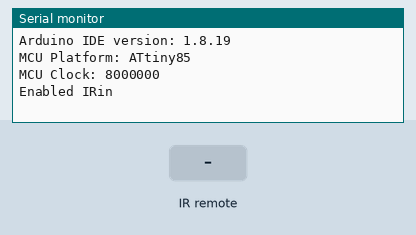
Recording of a sketch running on a simulated ATtiny85, built with avr-gcc and run on an emulated ATtiny85. On the bench: the last lines printed to the serial monitor. The test bench sets the inputs (shaded band).

Above: at 1.2 s.
1.3 s: infrared code 0xFF5AA5 received
At 2.5 s:
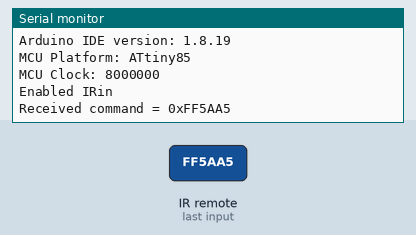
2.8 s: infrared code 0xFF10EF received
At 3.7 s:
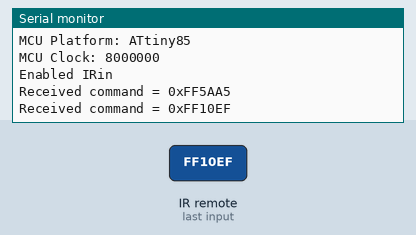
4.3 s: infrared code 0xFF18E7 received
At 4.9 s:
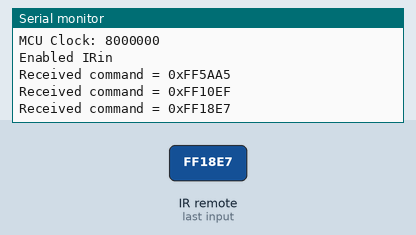
5.8 s: infrared code 0xFF4AB5 received
At 7.0 s:
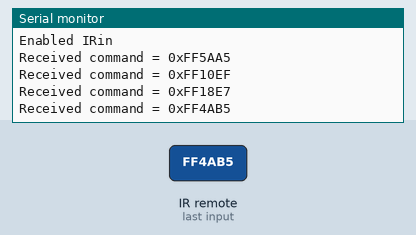
7.3 s: infrared code 0xFF38C7 received
At 8.3 s:
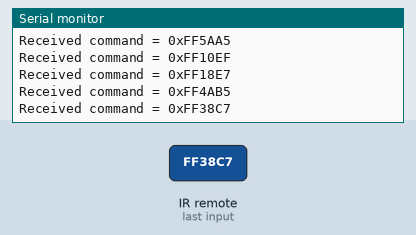

Measured:
- after the input at 1.3 s, the serial monitor: prints a new line at once (image 1)
- after the input at 2.8 s, the serial monitor: prints a new line at once (image 2)
- after the input at 4.3 s, the serial monitor: prints a new line at once (image 3)
- after the input at 5.8 s, the serial monitor: prints a new line at once (image 4)
- after the input at 7.3 s, the serial monitor: prints a new line at once (image 5)

The sketch:

IR_Remote_PWM_control.ino
```cpp
// !!! https://arduino.ru/Reference/AnalogWrite
// https://arduino-tex.ru/news/33/ky-008-lazernyi-modul-podklyuchenie-k-arduino.html
// https://xn--18-6kcdusowgbt1a4b.xn--p1ai/%D0%BB%D0%B0%D0%B7%D0%B5%D1%80%D0%BD%D1%8B%D0%B9-%D0%BC%D0%BE%D0%B4%D1%83%D0%BB%D1%8C-%D0%B0%D1%80%D0%B4%D1%83%D0%B8%D0%BD%D0%BE/

/* ПОВТОР ТЕОРИИ
// Порт для включения лазерного светодиода можно менять
// !!! но только на аналоговый выход с поддержкой ШИМ     // другие порты горят статично (на ЛД высокий(5В) и низкий(0В) уровни только)

// Уменьшая задержку (DELAY_LD) и аналоговый итератор (ANALOG_ITERATOR) будет мигать быстрее, вплоть до неотличимого мигания

// Выдает аналоговую величину (ШИМ волну) на порт вход/выхода.
// Функция может быть полезна для управления яркостью подключенного светодиода или скоростью электродвигателя.
// После вызова analogWrite() на выходе будет генерироваться постоянная прямоугольная волна с заданной шириной импульса до следующего вызова analogWrite
// (или вызова digitalWrite или digitalRead на том же порту вход/выхода). Частота ШИМ сигнала приблизительно 490 Hz
*/

#include "IRremote.h"             // библиотека для ИК-модуля
#include "stdint.h"
#include "IR_OnOff_LD.h"          // библиотека с информацией о МК

#define LASER        10           // Порт к которому подключен лазерный диод
#define IR_MODULE    5            // Порт к которому подключен ИК-приёмник

#define RIGHT        0xFF5AA5     // Код команды пульта:
#define LEFT         0xFF10EF     // Код команды пульта:
#define UP           0xFF18E7     // Код команды пульта:
#define DOWN         0xFF4AB5     // Код команды пульта:
#define OK           0xFF38C7     // Код команды пульта: ВКЛ/ВЫКЛ лазера

IRrecv irrecv(IR_MODULE);         // Обозначаем вывод, к которому подключен приемник
decode_results results;           // задаём переменную, в которую летят коды от пульта

bool START = 0;                   // Состояние лазера (изначально выкл)
uint8_t DELAY_LD        = 1;      // управление скоростью включения/выключения
uint8_t ANALOG_ITERATOR = 100;    // 0...255

void setup()
{
  pinMode(LASER, OUTPUT);         // инициализируем Pin10 как выход
  Serial.begin(9600);             // включение монитора порта (CTRL+SHIFT+M)
  dumpArduinoIDE();               // выводит активную версию софта
  dumpPlatform();                 // выводит тип МК
  dumpClock();                    // выводит частоту микроконтроллера в монитор порта

  irrecv.enableIRIn();            // запускаем приёмник IR
  Serial.println("Enabled IRin"); // сигнал о готовности модуля ИК-приёмника
}

void loop()
{
  if (irrecv.decode(&results))
  {
    Serial.print("Received command = 0x");
    Serial.println(results.value, HEX); // выводим полученные данные на монитор порта
    switch (results.value)              // обработка полученной команды
    {
      case RIGHT:
        DELAY_LD++;
        break;
      case LEFT:
        if(DELAY_LD == 0)
          NOP;
        else
          DELAY_LD--;
        break;
      case UP:
        if(ANALOG_ITERATOR == 255)
          NOP;
        else
          ANALOG_ITERATOR++;
        break;
      case DOWN:
        if(ANALOG_ITERATOR == 0)
          NOP;
        else
          ANALOG_ITERATOR--;
        break;
      case OK:
        START = !START;                 // лазер меняет своё состояние (ВКЛ/ВЫКЛ)
        break;
      default:
        digitalWrite(LASER, LOW);
        break;
    }
  }
  if (START)
  {
    analogWrite(LASER, ANALOG_ITERATOR);
    delay(DELAY_LD);
    irrecv.resume();
    if (irrecv.decode(&results))
      START = 0;
  }
  irrecv.resume(); // Ждем следующее значение от пульта ДУ
}
```

IR_OnOff_LD.h
```cpp
#define NOP __asm__("nop")

void dumpClock() {
#if defined(F_CPU)
    Serial.print(F("MCU Clock: "));
    Serial.println(F_CPU);
#endif
}

void dumpArduinoIDE() {
    Serial.print(F("Arduino IDE version: "));
    Serial.print(ARDUINO / 10000);
    Serial.write('.');
    Serial.print((ARDUINO % 10000) / 100);
    Serial.write('.');
    Serial.println(ARDUINO % 100);
}
void dumpPlatform() {
    Serial.print(F("MCU Platform: "));

#if defined(__AVR_ATmega8__)
  Serial.println(F("Atmega8"));
#elif defined(__AVR_ATmega16__)
    Serial.println(F("ATmega16"));
#elif defined(__AVR_ATmega32__)
  Serial.println(F("ATmega32"));
#elif defined(__AVR_ATmega32U4__)
  Serial.println(F("Arduino Leonardo / Yun / Teensy 1.0 / ATmega32U4"));
#elif defined(__AVR_ATmega48__) || defined(__AVR_ATmega48P__)
  Serial.println(F("ATmega48"));
#elif defined(__AVR_ATmega64__)
  Serial.println(F("ATmega64"));
#elif defined(__AVR_ATmega88__) || defined(__AVR_ATmega88P__)
  Serial.println(F("ATmega88"));
#elif defined(__AVR_ATmega162__)
  Serial.println(F("ATmega162"));
#elif defined(__AVR_ATmega164A__) || defined(__AVR_ATmega164P__)
  Serial.println(F("ATmega164"));
#elif defined(__AVR_ATmega324P__) || defined(__AVR_ATmega324A__) || defined(__AVR_ATmega324PA__)
  Serial.println(F("ATmega324"));

#elif defined(__AVR_ATmega644__) || defined(__AVR_ATmega644P__)
  Serial.println(F("ATmega644"));
#elif defined(__AVR_ATmega1280__)
  Serial.println(F("Arduino Mega1280"));
#elif defined(__AVR_ATmega1281__)
  Serial.println(F("ATmega1281"));
#elif defined(__AVR_ATmega1284__) || defined(__AVR_ATmega1284P__)
  Serial.println(F("ATmega1284"));
#elif defined(__AVR_ATmega2560__)
  Serial.println(F("Arduino Mega2560"));
#elif defined(__AVR_ATmega2561__)
  Serial.println(F("ATmega2561"));

#elif defined(__AVR_ATmega8515__)
  Serial.println(F("ATmega8515"));
#elif defined(__AVR_ATmega8535__)
  Serial.println(F("ATmega8535"));

#elif defined(__AVR_AT90USB162__)
  Serial.println(F("Teensy 1.0 / AT90USB162"));
  // Teensy 2.0
#elif defined(__MK20DX128__) || defined(__MK20DX256__)
  Serial.println(F("Teensy 3.0 / Teensy 3.1 / MK20DX128 / MK20DX256"));
#elif defined(__MKL26Z64__)
  Serial.println(F("Teensy-LC / MKL26Z64"));
#elif defined(__AVR_AT90USB646__)
  Serial.println(F("Teensy++ 1.0 / AT90USB646"));
#elif defined(__AVR_AT90USB1286__)
  Serial.println(F("Teensy++ 2.0 / AT90USB1286"));

#elif defined(__AVR_ATtiny84__)
  Serial.println(F("ATtiny84"));
#elif defined(__AVR_ATtiny85__)
  Serial.println(F("ATtiny85"));
#else
    Serial.println(F("ATmega328(P) / (Duemilanove, Diecimila, LilyPad, Mini, Micro, Fio, Nano, etc)"));
#endif
}
```
